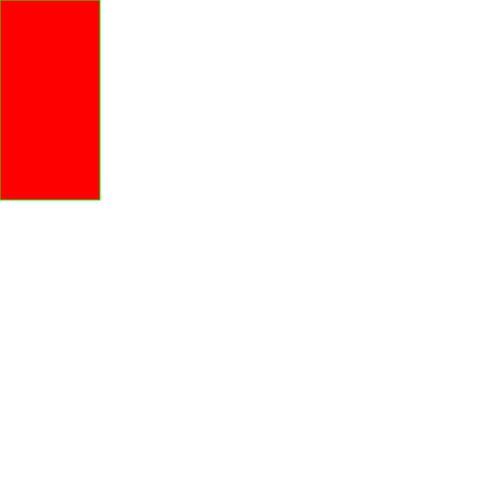

The script that drew this image:
import drawsvg as dw

d = dw.Drawing(500, 500, id_prefix="pic")
d.append(dw.Rectangle(0, 0, 100, 200, fill="#ff0000", stroke="#00ff00"))

d.save_svg("logo.svg")
